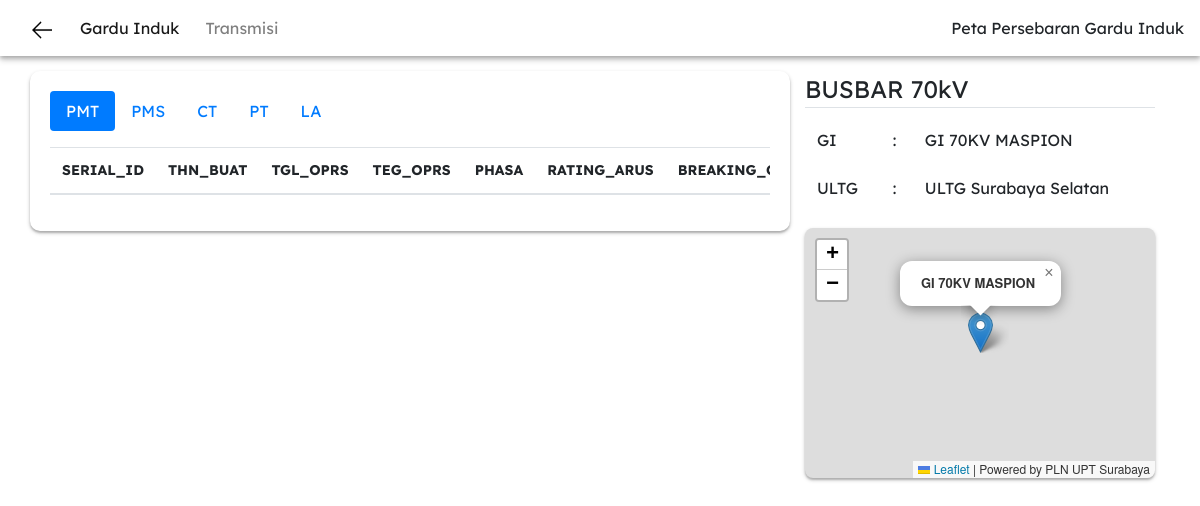
Screenshot of /1/peralatan/TRS-3611-428.428-B0001 with the database file from the repository.
### apps/home/models.py (models this page shows)
class BayModel(db.Model):
    id = db.Column(db.Integer, primary_key=True)
    ULTG = db.Column(db.String(100))
    GI = db.Column(db.String(100))
    BAY = db.Column(db.String(100))
    FUNGSI = db.Column(db.String(100))
    ID_FUNCTLOC = db.Column(db.String(100))
    SUP_FUNCTLOC = db.Column(db.String(100))
    NM_LOKASI = db.Column(db.String(100))
    DESKRIPSI = db.Column(db.String(100))
    ID_LOCATION = db.Column(db.Float(100))
    ID_PARENT = db.Column(db.String(100))
    TEGANGAN = db.Column(db.Float(100))
    KD_FUNGSI = db.Column(db.String(100))
    KD_WILAYAH = db.Column(db.Float(100))
    TGL_OPRS = db.Column(db.String(100))
    TGL_TDK_OPRS = db.Column(db.String(100))
    FLAG = db.Column(db.Float(100))
    WORKCENTER = db.Column(db.String(100))
    ID_PLANT = db.Column(db.Float(100))
    ID_TRAGI = db.Column(db.Float(100))
    NOMORGI = db.Column(db.Float(100))
    KD_GROUPLOKASI = db.Column(db.Float(100))
    ID_SECTION = db.Column(db.String(100))
    BOUND = db.Column(db.String(100))
    BA_CODE = db.Column(db.Float(100))
    ASSET_LOKASI = db.Column(db.Float(100))
    BAYGROUP = db.Column(db.Float(100))
    MVA = db.Column(db.Float(100))
    NOSIRKIT = db.Column(db.Float(100))
    COSTCENTER = db.Column(db.Float(100))
    BC_FLC = db.Column(db.String(100))

class GIModel(db.Model):
    id = db.Column(db.Integer, primary_key=True)
    ULTG = db.Column(db.String(100))
    STATUS_OPERASI = db.Column(db.String(100))
    ID_FUNCTLOC = db.Column(db.String(100))
    NM_LOKASI = db.Column(db.String(100))
    NM_LOKASI_URL = db.Column(db.String(100))
    TEGANGAN = db.Column(db.Integer)
    TGL_OPRS = db.Column(db.String(100))
    ALAMAT = db.Column(db.TEXT)
    LATITUDE = db.Column(db.Float(100))
    LONGITUDE = db.Column(db.Float(100))

### apps/home/routes.py (the view)
@home.route("/<int:id_gi>/peralatan/<string:ID_FUNCTLOC>")
def pmtList(id_gi, ID_FUNCTLOC):
    PMT_LIST = []
    query_pmt = PMTModel.query.filter_by(
        ID_FUNCTLOC=ID_FUNCTLOC).all()
    query_pms = PMSModel.query.filter_by(ID_FUNCTLOC=ID_FUNCTLOC).all()
    query_ct = CTModel.query.filter_by(ID_FUNCTLOC=ID_FUNCTLOC).all()
    query_pt = PTModel.query.filter_by(ID_FUNCTLOC=ID_FUNCTLOC).all()
    bayGI = BayModel.query.filter_by(ID_FUNCTLOC=ID_FUNCTLOC).first()
    queryNamaGI = GIModel.query.get(id_gi)
    lat = queryNamaGI.LATITUDE
    lon = queryNamaGI.LONGITUDE
    namaGI = queryNamaGI.NM_LOKASI
    return render_template(
        "peralatan.html",
        ID_GI=id_gi,
        back=True,
        PMT=query_pmt,
        PMS=query_pms,
        CT=query_ct,
        PT=query_pt,
        bayGI=bayGI,
        lat=lat, lon=lon,
        namaGI=namaGI
    )

### apps/home/templates/peralatan.html (shortened to what this page needs)
{% extends "layout_detail.html" %}
{% block content %}
<main role='main' style="margin-top: 15px; margin-bottom: 10px;">
    <div class="container">
        <div class="row">
            <div class="col-md-8" id="carding" style="height: fit-content;">
                <ul class="nav nav-pills mb-3" id="pills-tab" role="tablist">
                    <li class="nav-item">
                        <a class="nav-link active" id="pills-pmt-tab" data-toggle="pill" href="#pills-pmt" role="tab"
                            aria-controls="pills-pmt" aria-selected="true">PMT</a>
                    </li>
                    <li class="nav-item">
                        <a class="nav-link" id="pills-pms-tab" data-toggle="pill" href="#pills-pms" role="tab"
                            aria-controls="pills-pms" aria-selected="false">PMS</a>
                    </li>
                    <li class="nav-item">
                        <a class="nav-link" id="pills-ct-tab" data-toggle="pill" href="#pills-ct" role="tab"
                            aria-controls="pills-ct" aria-selected="false">CT</a>
                    </li>
                    <li class="nav-item">
                        <a class="nav-link" id="pills-pt-tab" data-toggle="pill" href="#pills-pt" role="tab"
                            aria-controls="pills-pt" aria-selected="false">PT</a>
                    </li>
                    <li class="nav-item">
                        <a class="nav-link" id="pills-la-tab" data-toggle="pill" href="#pills-la" role="tab"
                            aria-controls="pills-la" aria-selected="false">LA</a>
                    </li>
                </ul>
                <div class="tab-content" id="pills-tabContent">
                    <div class="tab-pane fade show active" id="pills-pmt" role="tabpanel"
                        aria-labelledby="pills-pmt-tab">
                        <div class="table-responsive" style="font-size: 14px;">
                            <table class="table table-striped">
                                <thead>
                                    <tr>
                                        <th>SERIAL_ID</th>
                                        <th>THN_BUAT</th>
                                        <th>TGL_OPRS</th>
                                        <th>TEG_OPRS</th>
                                        <th>PHASA</th>
                                        <th>RATING_ARUS</th>
                                        <th>BREAKING_CURRENT</th>
                                    </tr>
                                </thead>
                            </table>
                        </div>
                    </div>
                </div>
            </div>
            <div class="col-md-4" style="width: 300px;">
                <div class="content-section">
                    <legend class="border-bottom mb-2">{{ bayGI.BAY }} </legend>
                    <table class="table table-borderless">
                        <tbody>
                            <tr>
                                <td>GI</td>
                                <td>:</td>
                                <td>{{namaGI}}</td>
                            </tr>
                            <tr>
                                <td>ULTG</td>
                                <td>:</td>
                                <td>{{ bayGI.ULTG }}</td>
                            </tr>
                        </tbody>
                    </table>
                </div>
                <div class="content-section">
                    {% include "map_detail.html" %}
                </div>
            </div>
        </div>
    </div>
</main>
{% endblock %}

### apps/home/templates/layout_detail.html (style rules this page uses)
#carding { border-radius: 10px; padding: 20px; width: auto; height: auto; box-shadow: 0 2px 4px 0 rgba(0, 0, 0, 0.2), 0 2px 2px 0 rgba(0, 0, 0, 0.19); }
body { font-family: "Lexend Deca", sans-serif; }

### rows the page displays
BayModel: BAY "BUSBAR 70kV", ULTG "ULTG Surabaya Selatan"
GIModel: NM_LOKASI "GI 70KV MASPION"
